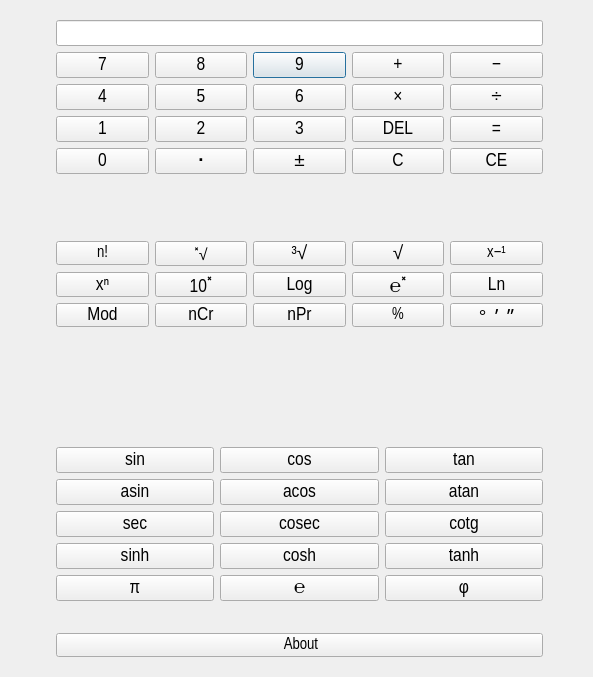
<?xml version="1.0" encoding="UTF-8"?>
<ui version="4.0">
 <author>Cristobal López Silla</author>
 <class>Dialog</class>
 <widget class="QDialog" name="Dialog">
  <property name="windowModality">
   <enum>Qt::ApplicationModal</enum>
  </property>
  <property name="geometry">
   <rect>
    <x>0</x>
    <y>0</y>
    <width>593</width>
    <height>677</height>
   </rect>
  </property>
  <property name="sizePolicy">
   <sizepolicy hsizetype="Preferred" vsizetype="Preferred">
    <horstretch>0</horstretch>
    <verstretch>0</verstretch>
   </sizepolicy>
  </property>
  <property name="minimumSize">
   <size>
    <width>450</width>
    <height>400</height>
   </size>
  </property>
  <property name="font">
   <font>
    <family>Arial Narrow</family>
    <pointsize>12</pointsize>
    <weight>50</weight>
    <bold>false</bold>
    <stylestrategy>PreferAntialias</stylestrategy>
    <kerning>true</kerning>
   </font>
  </property>
  <property name="windowTitle">
   <string>SuperPyQtCalculator</string>
  </property>
  <property name="windowIcon">
   <iconset resource="img/img.qrc">
    <normaloff>:/img/calculator.png</normaloff>:/img/calculator.png</iconset>
  </property>
  <property name="layoutDirection">
   <enum>Qt::LeftToRight</enum>
  </property>
  <property name="styleSheet">
   <string notr="true"/>
  </property>
  <property name="locale">
   <locale language="English" country="UnitedStates"/>
  </property>
  <property name="sizeGripEnabled">
   <bool>false</bool>
  </property>
  <layout class="QFormLayout" name="formLayout">
   <property name="horizontalSpacing">
    <number>6</number>
   </property>
   <property name="verticalSpacing">
    <number>6</number>
   </property>
   <property name="leftMargin">
    <number>50</number>
   </property>
   <property name="topMargin">
    <number>20</number>
   </property>
   <property name="rightMargin">
    <number>50</number>
   </property>
   <property name="bottomMargin">
    <number>20</number>
   </property>
   <item row="0" column="1">
    <layout class="QGridLayout" name="gridLayout_3">
     <item row="2" column="2">
      <widget class="QPushButton" name="nine">
       <property name="font">
        <font>
         <family>Arial Narrow</family>
         <pointsize>14</pointsize>
         <italic>false</italic>
         <strikeout>false</strikeout>
         <stylestrategy>PreferAntialias</stylestrategy>
        </font>
       </property>
       <property name="text">
        <string>9</string>
       </property>
      </widget>
     </item>
     <item row="3" column="0">
      <widget class="QPushButton" name="four">
       <property name="font">
        <font>
         <family>Arial Narrow</family>
         <pointsize>14</pointsize>
         <italic>false</italic>
         <strikeout>false</strikeout>
         <stylestrategy>PreferAntialias</stylestrategy>
        </font>
       </property>
       <property name="text">
        <string>4</string>
       </property>
      </widget>
     </item>
     <item row="2" column="0">
      <widget class="QPushButton" name="seven">
       <property name="font">
        <font>
         <family>Arial Narrow</family>
         <pointsize>14</pointsize>
         <italic>false</italic>
         <strikeout>false</strikeout>
         <stylestrategy>PreferAntialias</stylestrategy>
        </font>
       </property>
       <property name="text">
        <string>7</string>
       </property>
      </widget>
     </item>
     <item row="3" column="1">
      <widget class="QPushButton" name="five">
       <property name="font">
        <font>
         <family>Arial Narrow</family>
         <pointsize>14</pointsize>
         <italic>false</italic>
         <strikeout>false</strikeout>
         <stylestrategy>PreferAntialias</stylestrategy>
        </font>
       </property>
       <property name="text">
        <string>5</string>
       </property>
      </widget>
     </item>
     <item row="3" column="2">
      <widget class="QPushButton" name="six">
       <property name="font">
        <font>
         <family>Arial Narrow</family>
         <pointsize>14</pointsize>
         <italic>false</italic>
         <strikeout>false</strikeout>
         <stylestrategy>PreferAntialias</stylestrategy>
        </font>
       </property>
       <property name="text">
        <string>6</string>
       </property>
      </widget>
     </item>
     <item row="2" column="1">
      <widget class="QPushButton" name="eight">
       <property name="font">
        <font>
         <family>Arial Narrow</family>
         <pointsize>14</pointsize>
         <italic>false</italic>
         <strikeout>false</strikeout>
         <stylestrategy>PreferAntialias</stylestrategy>
        </font>
       </property>
       <property name="text">
        <string>8</string>
       </property>
      </widget>
     </item>
     <item row="4" column="0">
      <widget class="QPushButton" name="one">
       <property name="font">
        <font>
         <family>Arial Narrow</family>
         <pointsize>14</pointsize>
         <italic>false</italic>
         <strikeout>false</strikeout>
         <stylestrategy>PreferAntialias</stylestrategy>
        </font>
       </property>
       <property name="locale">
        <locale language="Spanish" country="Spain"/>
       </property>
       <property name="text">
        <string>1</string>
       </property>
       <property name="autoRepeatDelay">
        <number>301</number>
       </property>
      </widget>
     </item>
     <item row="0" column="0" colspan="5">
      <widget class="QLineEdit" name="lineEdit">
       <property name="font">
        <font>
         <family>Arial Narrow</family>
         <pointsize>14</pointsize>
         <strikeout>false</strikeout>
         <kerning>false</kerning>
        </font>
       </property>
       <property name="contextMenuPolicy">
        <enum>Qt::NoContextMenu</enum>
       </property>
       <property name="layoutDirection">
        <enum>Qt::LeftToRight</enum>
       </property>
       <property name="autoFillBackground">
        <bool>false</bool>
       </property>
       <property name="styleSheet">
        <string notr="true"/>
       </property>
       <property name="text">
        <string/>
       </property>
       <property name="alignment">
        <set>Qt::AlignRight|Qt::AlignTrailing|Qt::AlignVCenter</set>
       </property>
       <property name="readOnly">
        <bool>true</bool>
       </property>
       <property name="placeholderText">
        <string/>
       </property>
      </widget>
     </item>
     <item row="4" column="2">
      <widget class="QPushButton" name="three">
       <property name="font">
        <font>
         <family>Arial Narrow</family>
         <pointsize>14</pointsize>
         <italic>false</italic>
         <strikeout>false</strikeout>
         <stylestrategy>PreferAntialias</stylestrategy>
        </font>
       </property>
       <property name="text">
        <string>3</string>
       </property>
      </widget>
     </item>
     <item row="7" column="4">
      <widget class="QPushButton" name="butCE">
       <property name="font">
        <font>
         <family>Arial Narrow</family>
         <pointsize>14</pointsize>
        </font>
       </property>
       <property name="toolTip">
        <string>&lt;html&gt;&lt;head/&gt;&lt;body&gt;&lt;p align=&quot;center&quot;&gt;Clear the screen&lt;/p&gt;&lt;/body&gt;&lt;/html&gt;</string>
       </property>
       <property name="text">
        <string>CE</string>
       </property>
      </widget>
     </item>
     <item row="4" column="4">
      <widget class="QPushButton" name="Exe">
       <property name="font">
        <font>
         <family>Arial Narrow</family>
         <pointsize>14</pointsize>
        </font>
       </property>
       <property name="text">
        <string>=</string>
       </property>
      </widget>
     </item>
     <item row="7" column="2">
      <widget class="QPushButton" name="plus_minus">
       <property name="font">
        <font>
         <family>Arial Narrow</family>
         <pointsize>14</pointsize>
         <italic>false</italic>
         <strikeout>false</strikeout>
         <stylestrategy>PreferAntialias</stylestrategy>
        </font>
       </property>
       <property name="text">
        <string>±</string>
       </property>
      </widget>
     </item>
     <item row="7" column="0">
      <widget class="QPushButton" name="zero">
       <property name="font">
        <font>
         <family>Arial Narrow</family>
         <pointsize>14</pointsize>
         <italic>false</italic>
         <strikeout>false</strikeout>
         <stylestrategy>PreferAntialias</stylestrategy>
        </font>
       </property>
       <property name="text">
        <string>0</string>
       </property>
      </widget>
     </item>
     <item row="4" column="1">
      <widget class="QPushButton" name="two">
       <property name="font">
        <font>
         <family>Arial Narrow</family>
         <pointsize>14</pointsize>
         <italic>false</italic>
         <strikeout>false</strikeout>
         <stylestrategy>PreferAntialias</stylestrategy>
        </font>
       </property>
       <property name="text">
        <string>2</string>
       </property>
      </widget>
     </item>
     <item row="7" column="1">
      <widget class="QPushButton" name="decimal">
       <property name="font">
        <font>
         <family>Arial Narrow</family>
         <pointsize>14</pointsize>
         <weight>75</weight>
         <italic>false</italic>
         <bold>true</bold>
         <strikeout>false</strikeout>
         <stylestrategy>PreferAntialias</stylestrategy>
        </font>
       </property>
       <property name="autoFillBackground">
        <bool>false</bool>
       </property>
       <property name="text">
        <string>·</string>
       </property>
      </widget>
     </item>
     <item row="2" column="4">
      <widget class="QPushButton" name="subtract">
       <property name="font">
        <font>
         <family>Arial Narrow</family>
         <pointsize>14</pointsize>
        </font>
       </property>
       <property name="text">
        <string>−</string>
       </property>
      </widget>
     </item>
     <item row="3" column="3">
      <widget class="QPushButton" name="product">
       <property name="font">
        <font>
         <family>Arial Narrow</family>
         <pointsize>14</pointsize>
        </font>
       </property>
       <property name="text">
        <string>×</string>
       </property>
      </widget>
     </item>
     <item row="2" column="3">
      <widget class="QPushButton" name="sum">
       <property name="font">
        <font>
         <family>Arial Narrow</family>
         <pointsize>14</pointsize>
        </font>
       </property>
       <property name="text">
        <string>+</string>
       </property>
      </widget>
     </item>
     <item row="3" column="4">
      <widget class="QPushButton" name="div">
       <property name="font">
        <font>
         <family>Arial Narrow</family>
         <pointsize>14</pointsize>
        </font>
       </property>
       <property name="text">
        <string>÷</string>
       </property>
      </widget>
     </item>
     <item row="4" column="3">
      <widget class="QPushButton" name="Del">
       <property name="font">
        <font>
         <family>Arial Narrow</family>
         <pointsize>14</pointsize>
        </font>
       </property>
       <property name="toolTip">
        <string>&lt;html&gt;&lt;head/&gt;&lt;body&gt;&lt;p align=&quot;center&quot;&gt;Delete a digit&lt;/p&gt;&lt;/body&gt;&lt;/html&gt;</string>
       </property>
       <property name="text">
        <string>DEL</string>
       </property>
      </widget>
     </item>
     <item row="7" column="3">
      <widget class="QPushButton" name="butC">
       <property name="font">
        <font>
         <family>Arial Narrow</family>
         <pointsize>14</pointsize>
        </font>
       </property>
       <property name="toolTip">
        <string>&lt;html&gt;&lt;head/&gt;&lt;body&gt;&lt;p align=&quot;center&quot;&gt;Clear all&lt;/p&gt;&lt;/body&gt;&lt;/html&gt;</string>
       </property>
       <property name="text">
        <string>C</string>
       </property>
      </widget>
     </item>
    </layout>
   </item>
   <item row="4" column="0" colspan="2">
    <spacer name="verticalSpacer">
     <property name="orientation">
      <enum>Qt::Vertical</enum>
     </property>
     <property name="sizeHint" stdset="0">
      <size>
       <width>18</width>
       <height>65</height>
      </size>
     </property>
    </spacer>
   </item>
   <item row="7" column="1">
    <layout class="QGridLayout" name="gridLayout_2">
     <item row="0" column="0">
      <widget class="QPushButton" name="factorial">
       <property name="font">
        <font>
         <family>Arial Narrow</family>
         <pointsize>12</pointsize>
         <italic>false</italic>
         <strikeout>false</strikeout>
         <stylestrategy>PreferAntialias</stylestrategy>
        </font>
       </property>
       <property name="text">
        <string>n!</string>
       </property>
      </widget>
     </item>
     <item row="0" column="1">
      <widget class="QPushButton" name="nroot">
       <property name="font">
        <font>
         <family>Arial Narrow</family>
         <pointsize>12</pointsize>
         <italic>false</italic>
         <strikeout>false</strikeout>
         <stylestrategy>PreferAntialias</stylestrategy>
        </font>
       </property>
       <property name="text">
        <string>˟√</string>
       </property>
      </widget>
     </item>
     <item row="0" column="2">
      <widget class="QPushButton" name="cubicroot">
       <property name="font">
        <font>
         <family>Arial Narrow</family>
         <pointsize>14</pointsize>
         <italic>false</italic>
         <strikeout>false</strikeout>
         <stylestrategy>PreferAntialias</stylestrategy>
        </font>
       </property>
       <property name="text">
        <string>³√</string>
       </property>
      </widget>
     </item>
     <item row="0" column="3">
      <widget class="QPushButton" name="sqrt">
       <property name="font">
        <font>
         <family>Arial Narrow</family>
         <pointsize>14</pointsize>
        </font>
       </property>
       <property name="text">
        <string>√</string>
       </property>
      </widget>
     </item>
     <item row="0" column="4">
      <widget class="QPushButton" name="inverse">
       <property name="font">
        <font>
         <family>Arial Narrow</family>
         <pointsize>12</pointsize>
         <italic>false</italic>
         <strikeout>false</strikeout>
         <stylestrategy>PreferAntialias</stylestrategy>
        </font>
       </property>
       <property name="text">
        <string>x−¹</string>
       </property>
      </widget>
     </item>
     <item row="1" column="0">
      <widget class="QPushButton" name="pow">
       <property name="font">
        <font>
         <family>Arial Narrow</family>
         <pointsize>14</pointsize>
        </font>
       </property>
       <property name="text">
        <string>xⁿ</string>
       </property>
      </widget>
     </item>
     <item row="1" column="1">
      <widget class="QPushButton" name="powerof10">
       <property name="font">
        <font>
         <family>Arial Narrow</family>
         <pointsize>14</pointsize>
        </font>
       </property>
       <property name="text">
        <string>10˟</string>
       </property>
      </widget>
     </item>
     <item row="1" column="2">
      <widget class="QPushButton" name="log">
       <property name="font">
        <font>
         <family>Arial Narrow</family>
         <pointsize>14</pointsize>
        </font>
       </property>
       <property name="text">
        <string>Log</string>
       </property>
      </widget>
     </item>
     <item row="1" column="3">
      <widget class="QPushButton" name="powerofe">
       <property name="font">
        <font>
         <family>Arial Narrow</family>
         <pointsize>14</pointsize>
        </font>
       </property>
       <property name="text">
        <string>℮˟</string>
       </property>
      </widget>
     </item>
     <item row="1" column="4">
      <widget class="QPushButton" name="logn">
       <property name="font">
        <font>
         <family>Arial Narrow</family>
         <pointsize>14</pointsize>
        </font>
       </property>
       <property name="text">
        <string>Ln</string>
       </property>
      </widget>
     </item>
     <item row="2" column="0">
      <widget class="QPushButton" name="mod">
       <property name="font">
        <font>
         <family>Arial Narrow</family>
         <pointsize>14</pointsize>
        </font>
       </property>
       <property name="text">
        <string>Mod</string>
       </property>
      </widget>
     </item>
     <item row="2" column="1">
      <widget class="QPushButton" name="combinatorial">
       <property name="font">
        <font>
         <family>Arial Narrow</family>
         <pointsize>14</pointsize>
        </font>
       </property>
       <property name="toolTip">
        <string>&lt;html&gt;&lt;head/&gt;&lt;body&gt;&lt;p align=&quot;center&quot;&gt;Combinatorial of &lt;span style=&quot; font-weight:600;&quot;&gt;n&lt;/span&gt; elements with &lt;span style=&quot; font-weight:600;&quot;&gt;r&lt;/span&gt; repetitions&lt;/p&gt;&lt;/body&gt;&lt;/html&gt;</string>
       </property>
       <property name="text">
        <string>nCr</string>
       </property>
      </widget>
     </item>
     <item row="2" column="2">
      <widget class="QPushButton" name="permutation">
       <property name="font">
        <font>
         <family>Arial Narrow</family>
         <pointsize>14</pointsize>
        </font>
       </property>
       <property name="toolTip">
        <string>&lt;html&gt;&lt;head/&gt;&lt;body&gt;&lt;p align=&quot;center&quot;&gt;Variations of &lt;span style=&quot; font-weight:600;&quot;&gt;n&lt;/span&gt; elements with &lt;span style=&quot; font-weight:600;&quot;&gt;r&lt;/span&gt; repetitions&lt;/p&gt;&lt;/body&gt;&lt;/html&gt;</string>
       </property>
       <property name="text">
        <string>nPr</string>
       </property>
      </widget>
     </item>
     <item row="2" column="4">
      <widget class="QPushButton" name="Degrees">
       <property name="font">
        <font>
         <family>Arial Narrow</family>
         <pointsize>14</pointsize>
        </font>
       </property>
       <property name="toolTip">
        <string>&lt;html&gt;&lt;head/&gt;&lt;body&gt;&lt;p align=&quot;center&quot;&gt;Converts a number to sexagesimal degrees&lt;/p&gt;&lt;/body&gt;&lt;/html&gt;</string>
       </property>
       <property name="text">
        <string>°  ʼ  ˮ</string>
       </property>
      </widget>
     </item>
     <item row="2" column="3">
      <widget class="QPushButton" name="percentage">
       <property name="font">
        <font>
         <family>Arial Narrow</family>
         <pointsize>12</pointsize>
         <italic>false</italic>
         <strikeout>false</strikeout>
         <stylestrategy>PreferAntialias</stylestrategy>
        </font>
       </property>
       <property name="text">
        <string>%</string>
       </property>
      </widget>
     </item>
    </layout>
   </item>
   <item row="10" column="1">
    <spacer name="verticalSpacer_2">
     <property name="orientation">
      <enum>Qt::Vertical</enum>
     </property>
     <property name="sizeHint" stdset="0">
      <size>
       <width>18</width>
       <height>64</height>
      </size>
     </property>
    </spacer>
   </item>
   <item row="11" column="0" colspan="2">
    <spacer name="horizontalSpacer_3">
     <property name="orientation">
      <enum>Qt::Horizontal</enum>
     </property>
     <property name="sizeHint" stdset="0">
      <size>
       <width>572</width>
       <height>20</height>
      </size>
     </property>
    </spacer>
   </item>
   <item row="12" column="1">
    <layout class="QGridLayout" name="gridLayout">
     <item row="0" column="0">
      <widget class="QPushButton" name="sin">
       <property name="font">
        <font>
         <family>Arial Narrow</family>
         <pointsize>14</pointsize>
        </font>
       </property>
       <property name="text">
        <string>sin</string>
       </property>
      </widget>
     </item>
     <item row="1" column="0">
      <widget class="QPushButton" name="asin">
       <property name="font">
        <font>
         <family>Arial Narrow</family>
         <pointsize>14</pointsize>
        </font>
       </property>
       <property name="text">
        <string>asin</string>
       </property>
      </widget>
     </item>
     <item row="1" column="2">
      <widget class="QPushButton" name="atan">
       <property name="font">
        <font>
         <family>Arial Narrow</family>
         <pointsize>14</pointsize>
        </font>
       </property>
       <property name="text">
        <string>atan</string>
       </property>
      </widget>
     </item>
     <item row="2" column="0">
      <widget class="QPushButton" name="sec">
       <property name="font">
        <font>
         <family>Arial Narrow</family>
         <pointsize>14</pointsize>
        </font>
       </property>
       <property name="text">
        <string>sec</string>
       </property>
      </widget>
     </item>
     <item row="0" column="1">
      <widget class="QPushButton" name="cos">
       <property name="font">
        <font>
         <family>Arial Narrow</family>
         <pointsize>14</pointsize>
        </font>
       </property>
       <property name="text">
        <string>cos</string>
       </property>
      </widget>
     </item>
     <item row="0" column="2">
      <widget class="QPushButton" name="tan">
       <property name="font">
        <font>
         <family>Arial Narrow</family>
         <pointsize>14</pointsize>
        </font>
       </property>
       <property name="text">
        <string>tan</string>
       </property>
      </widget>
     </item>
     <item row="1" column="1">
      <widget class="QPushButton" name="acos">
       <property name="font">
        <font>
         <family>Arial Narrow</family>
         <pointsize>14</pointsize>
        </font>
       </property>
       <property name="text">
        <string>acos</string>
       </property>
      </widget>
     </item>
     <item row="3" column="2">
      <widget class="QPushButton" name="tanh">
       <property name="font">
        <font>
         <family>Arial Narrow</family>
         <pointsize>14</pointsize>
        </font>
       </property>
       <property name="text">
        <string>tanh</string>
       </property>
      </widget>
     </item>
     <item row="4" column="1">
      <widget class="QPushButton" name="enumber">
       <property name="font">
        <font>
         <family>Arial Narrow</family>
         <pointsize>14</pointsize>
        </font>
       </property>
       <property name="text">
        <string>℮</string>
       </property>
      </widget>
     </item>
     <item row="2" column="1">
      <widget class="QPushButton" name="cosec">
       <property name="font">
        <font>
         <family>Arial Narrow</family>
         <pointsize>14</pointsize>
        </font>
       </property>
       <property name="text">
        <string>cosec</string>
       </property>
      </widget>
     </item>
     <item row="2" column="2">
      <widget class="QPushButton" name="cotg">
       <property name="font">
        <font>
         <family>Arial Narrow</family>
         <pointsize>14</pointsize>
        </font>
       </property>
       <property name="text">
        <string>cotg</string>
       </property>
      </widget>
     </item>
     <item row="4" column="0">
      <widget class="QPushButton" name="pi">
       <property name="font">
        <font>
         <family>Arial Narrow</family>
         <pointsize>14</pointsize>
        </font>
       </property>
       <property name="text">
        <string>π</string>
       </property>
      </widget>
     </item>
     <item row="3" column="0">
      <widget class="QPushButton" name="sinh">
       <property name="font">
        <font>
         <family>Arial Narrow</family>
         <pointsize>14</pointsize>
        </font>
       </property>
       <property name="text">
        <string>sinh</string>
       </property>
      </widget>
     </item>
     <item row="4" column="2">
      <widget class="QPushButton" name="goldnumber">
       <property name="font">
        <font>
         <family>Arial Narrow</family>
         <pointsize>14</pointsize>
        </font>
       </property>
       <property name="toolTip">
        <string>&lt;html&gt;&lt;head/&gt;&lt;body&gt;&lt;p align=&quot;center&quot;&gt;The golden number&lt;/p&gt;&lt;/body&gt;&lt;/html&gt;</string>
       </property>
       <property name="text">
        <string>φ</string>
       </property>
      </widget>
     </item>
     <item row="3" column="1">
      <widget class="QPushButton" name="cosh">
       <property name="font">
        <font>
         <family>Arial Narrow</family>
         <pointsize>14</pointsize>
        </font>
       </property>
       <property name="text">
        <string>cosh</string>
       </property>
      </widget>
     </item>
    </layout>
   </item>
   <item row="14" column="1">
    <spacer name="horizontalSpacer_4">
     <property name="orientation">
      <enum>Qt::Horizontal</enum>
     </property>
     <property name="sizeHint" stdset="0">
      <size>
       <width>515</width>
       <height>20</height>
      </size>
     </property>
    </spacer>
   </item>
   <item row="16" column="1">
    <widget class="QPushButton" name="About">
     <property name="toolTip">
      <string>&lt;html&gt;&lt;head/&gt;&lt;body&gt;&lt;p align=&quot;center&quot;&gt;About the program&lt;/p&gt;&lt;/body&gt;&lt;/html&gt;</string>
     </property>
     <property name="text">
      <string> About</string>
     </property>
     <property name="icon">
      <iconset resource="img/img.qrc">
       <normaloff>:/img/calculator.png</normaloff>:/img/calculator.png</iconset>
     </property>
     <property name="iconSize">
      <size>
       <width>32</width>
       <height>32</height>
      </size>
     </property>
     <property name="checkable">
      <bool>false</bool>
     </property>
     <property name="flat">
      <bool>false</bool>
     </property>
    </widget>
   </item>
  </layout>
 </widget>
 <layoutdefault spacing="6" margin="9"/>
 <resources>
  <include location="img/img.qrc"/>
 </resources>
 <connections/>
 <designerdata>
  <property name="gridDeltaX">
   <number>10</number>
  </property>
  <property name="gridDeltaY">
   <number>10</number>
  </property>
  <property name="gridSnapX">
   <bool>true</bool>
  </property>
  <property name="gridSnapY">
   <bool>true</bool>
  </property>
  <property name="gridVisible">
   <bool>true</bool>
  </property>
 </designerdata>
</ui>
